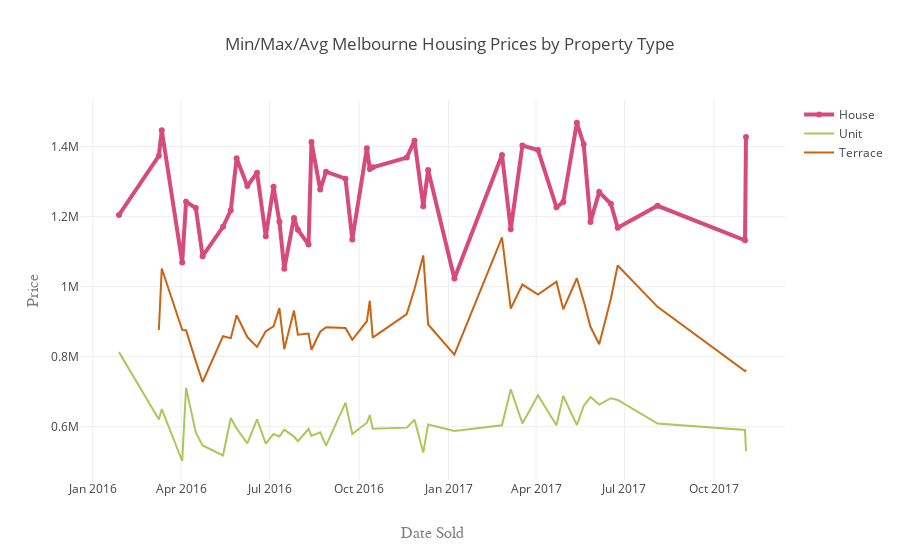

Notebook source saved alongside this figure:
### Code cell
#pricing time series fluctuation by property Type
dth = data[data.Type == 'h'].groupby(["Date"]).Price.mean()
dth = dth.reset_index()
dtu = data[data.Type == 'u'].groupby(["Date"]).Price.mean()
dtu = dtu.reset_index()
dtt = data[data.Type == 't'].groupby(["Date"]).Price.mean()
dtt = dtt.reset_index()

plh = go.Scatter(x = dth.Date, y=dth.Price, mode="lines+markers", name='House', line= dict(color = ('rgb(215,075,124)'), width=4))
plu = go.Scatter(x = dtu.Date, y=dtu.Price, mode="lines", name='Unit', line= dict(color = ('rgb(169,200,088)'), width=2)) 
plt = go.Scatter(x = dtt.Date, y=dtt.Price, mode="lines", name='Terrace', line= dict(color = ('rgb(200,100,019)'), width=2)) 

dt3 = [plh, plu, plt]
layout3 = go.Layout(title='Min/Max/Avg Melbourne Housing Prices by Property Type',
                   xaxis=dict(title='Date Sold',titlefont=dict(family='Courier New, monospace',size=16, color='#7f7f7f')),
                   yaxis=dict(title='Price',titlefont=dict(family='Courier New, monospace',size=16,color='#7f7f7f'))
                 )

fig3 = go.Figure(data=dt3, layout=layout3)
iplot(fig3)
